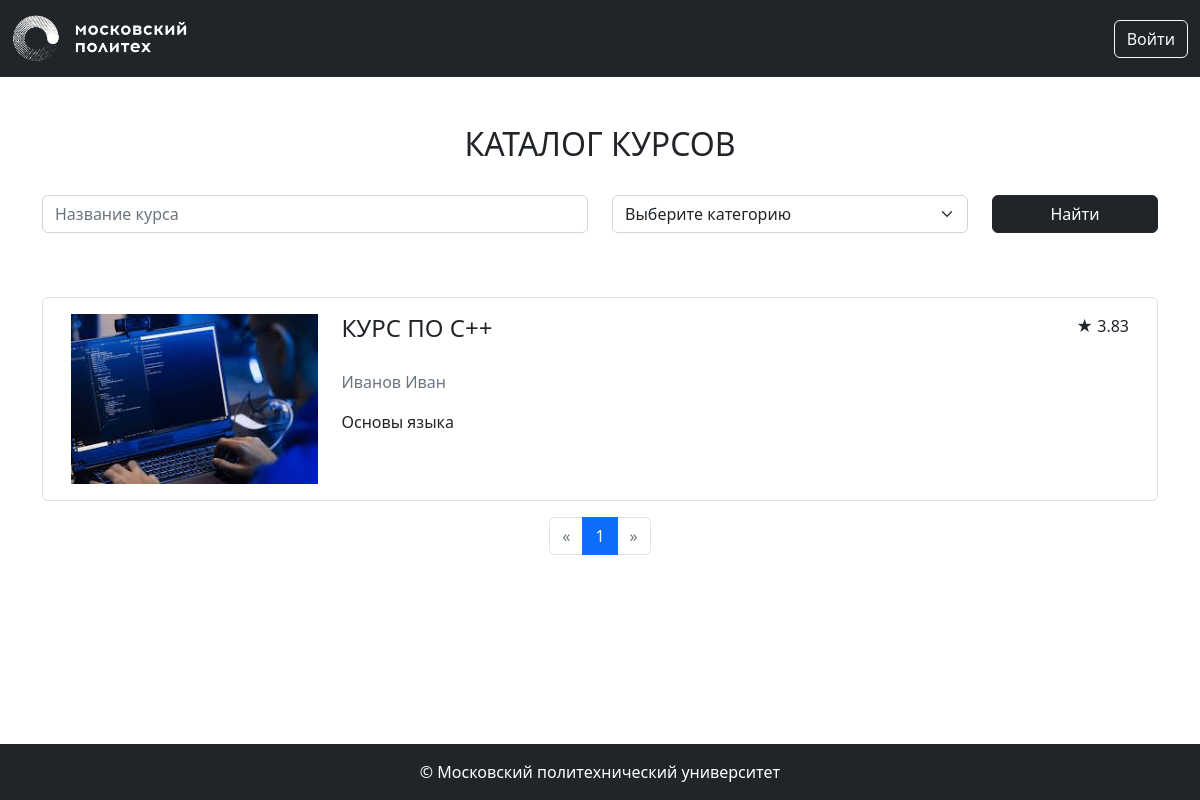
Page /courses/ on the committed database.
### app/models.py (models this page shows, shortened)
class Base(DeclarativeBase):
    metadata = MetaData(naming_convention={
        "ix": 'ix_%(column_0_label)s',
        "uq": "uq_%(table_name)s_%(column_0_name)s",
        "ck": "ck_%(table_name)s_%(constraint_name)s",
        "fk": "fk_%(table_name)s_%(column_0_name)s_%(referred_table_name)s",
        "pk": "pk_%(table_name)s"
    })

class Course(Base):
    __tablename__ = 'courses'
    id: Mapped[int] = mapped_column(primary_key=True)
    name: Mapped[str] = mapped_column(String(100))
    short_desc: Mapped[str] = mapped_column(Text)
    full_desc: Mapped[str] = mapped_column(Text)
    rating_sum: Mapped[int] = mapped_column(default=0)
    rating_num: Mapped[int] = mapped_column(default=0)
    category_id: Mapped[int] = mapped_column(ForeignKey("categories.id"))
    author_id: Mapped[int] = mapped_column(ForeignKey("users.id"))
    background_image_id: Mapped[str] = mapped_column(ForeignKey("images.id"))
    created_at: Mapped[datetime] = mapped_column(default=datetime.now)
    author: Mapped["User"] = relationship()
    category: Mapped["Category"] = relationship(lazy=False)
    bg_image: Mapped["Image"] = relationship()
    reviews: Mapped[List["Review"]] = relationship(back_populates="course", cascade="all, delete-orphan")
    @property
    def rating(self):
        if self.rating_num > 0:
            return self.rating_sum / self.rating_num
        return 0

class User(Base, UserMixin):
    __tablename__ = 'users'
    id: Mapped[int] = mapped_column(primary_key=True)
    first_name: Mapped[str] = mapped_column(String(100))
    last_name: Mapped[str] = mapped_column(String(100))
    middle_name: Mapped[Optional[str]] = mapped_column(String(100))
    login: Mapped[str] = mapped_column(String(100), unique=True)
    password_hash: Mapped[str] = mapped_column(String(200))
    created_at: Mapped[datetime] = mapped_column(default=datetime.now)
    reviews: Mapped[List["Review"]] = relationship(back_populates="user")
    @property
    def full_name(self):
        return ' '.join([self.last_name, self.first_name, self.middle_name or ''])

### app/courses.py (the view)
@bp.route('/')
def index():
    courses = CoursesFilter(**search_params()).perform()
    pagination = db.paginate(courses)
    courses = pagination.items
    categories = db.session.execute(db.select(Category)).scalars()
    return render_template('courses/index.html',
                           courses=courses,
                           categories=categories,
                           pagination=pagination,
                           search_params=search_params())

### app/courses.py (called while the page is built)
def search_params():
    return {
        'name': request.args.get('name'),
        'category_ids': [x for x in request.args.getlist('category_ids') if x],
    }

### app/tools.py (called while the page is built)
    def perform(self):
        self.__filter_by_name()
        self.__filter_by_category_ids()
        return self.query.order_by(Course.created_at.desc())

    def __filter_by_name(self):
        if self.name:
            self.query = self.query.filter(
                Course.name.ilike('%' + self.name + '%'))

    def __filter_by_category_ids(self):
        if self.category_ids:
            self.query = self.query.filter(
                Course.category_id.in_(self.category_ids))

### app/templates/courses/index.html (shortened to what this page needs)
{% extends 'base.html' %}
{% from 'pagination.html' import render_pagination %}
{% block content %}
<div class="container">
    <div class="my-5">
        <h2 class="mb-3 text-center text-uppercase font-weight-bold">Каталог курсов</h2>
        <form class="mb-5 mt-3 row align-items-center">
            <div class="col-md-6 my-3">
                <input autocomplete="off" type="text" class="form-control" id="course-name" name="name" value="{{ request.args.get('name') or '' }}" placeholder="Название курса">
            </div>
            <div class="col-md-4 my-3">
                <select class="form-select" id="course-category" name="category_ids" title="Категория курса">
                    <option value="">Выберите категорию</option>
                </select>
            </div>
            <div class="col-md-2 my-3 align-self-end">
                <button type="submit" class="btn btn-dark w-100 mt-auto">Найти</button>
            </div>
        </form>
    </div>
    <div class="courses-list container-fluid mt-3 mb-3">
        {% for course in courses %}
            <div class="row p-3 border rounded mb-3" data-url="{{ url_for('courses.show', course_id=course.id) }}">
                <div class="col-md-3 mb-3 mb-md-0 d-flex align-items-center justify-content-center">
                    <div class="course-logo" style="background-image: url({{ url_for('image', image_id=course.background_image_id) }});">
                    </div>
                </div>
                <div class="col-md-9 align-items-center">
                    <div class="d-flex">
                        <h4 class="text-uppercase">{{ course.name }}</h4>
                        <p class="ms-auto rating">
                            <span>★</span> <span>{{ "%.2f" | format(course.rating) }}</span>
                        </p>
                    </div>
                    <p class="text-muted my-3">{{ course.author.full_name }}</p>
                    <p>{{ course.short_desc | truncate(200) }}</p>
                </div>
            </div>
        {% endfor %}
    </div>
    <div class="mb-5">
        {{ render_pagination(pagination, request.endpoint, search_params) }}
    </div>
</div>
{% endblock %}

### app/static/styles.css (style rules this page uses)
.course-logo { min-width: 170px; width: 100%; height: 170px; background-repeat: no-repeat; background-position: center; background-size: cover; }

### rows in the picture
Course: background_image (picture), name "КУРС ПО C++", rating "3.83", author.full_name "Иванов Иван", short_desc "Основы языка"

### other values in the picture
{{ page }} "1"
